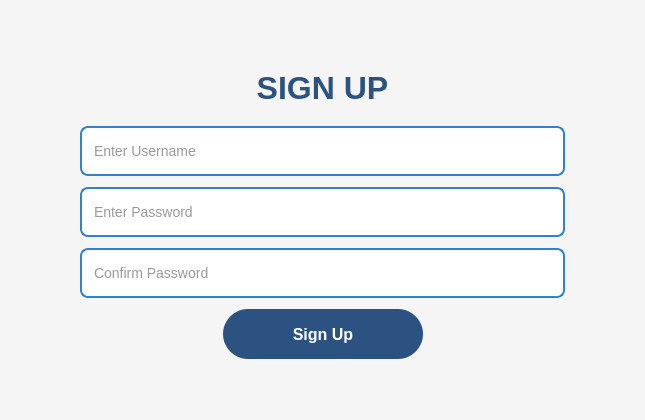
<?xml version="1.0" encoding="UTF-8"?>
<ui version="4.0">
 <class>signup</class>
 <widget class="QDialog" name="signup">
  <property name="geometry">
   <rect>
    <x>0</x>
    <y>0</y>
    <width>645</width>
    <height>420</height>
   </rect>
  </property>
  <property name="windowTitle">
   <string>Sign Up</string>
  </property>
  <property name="styleSheet">
   <string notr="true">QDialog {
    background-color: #f5f5f5;
}

QLabel {
    color: #2c5282;
}

QLineEdit {
    background-color: #ffffff;
    color: #333333;
    border: 2px solid #3182ce;
    border-radius: 8px;
    padding: 10px;
    font-size: 14px;
}

QLineEdit:focus {
    border-color: #2c5282;
}

QPushButton {
    background-color: #2c5282;
    color: #ffffff;
    border: none;
    border-radius: 25px;
    font-weight: bold;
    padding: 12px 24px;
    font-size: 16px;
}

QPushButton:hover {
    background-color: #2a4d7a;
}

QPushButton:pressed {
    background-color: #1a365d;
}</string>
  </property>
  <widget class="QWidget" name="centralWidget">
   <property name="geometry">
    <rect>
     <x>40</x>
     <y>30</y>
     <width>565</width>
     <height>360</height>
    </rect>
   </property>
   <layout class="QVBoxLayout" name="mainLayout">
    <property name="spacing">
     <number>20</number>
    </property>
    <property name="leftMargin">
     <number>40</number>
    </property>
    <property name="topMargin">
     <number>40</number>
    </property>
    <property name="rightMargin">
     <number>40</number>
    </property>
    <property name="bottomMargin">
     <number>40</number>
    </property>
    <item>
     <widget class="QLabel" name="titleLabel">
      <property name="font">
       <font>
        <family>Arial</family>
        <pointsize>24</pointsize>
        <bold>true</bold>
       </font>
      </property>
      <property name="text">
       <string>SIGN UP</string>
      </property>
      <property name="alignment">
       <set>Qt::AlignCenter</set>
      </property>
     </widget>
    </item>
    <item>
     <spacer name="topSpacer">
      <property name="orientation">
       <enum>Qt::Vertical</enum>
      </property>
      <property name="sizeHint" stdset="0">
       <size>
        <width>20</width>
        <height>20</height>
       </size>
      </property>
     </spacer>
    </item>
    <item>
     <widget class="QLineEdit" name="lineEdit_username">
      <property name="minimumSize">
       <size>
        <width>0</width>
        <height>50</height>
       </size>
      </property>
      <property name="placeholderText">
       <string>Enter Username</string>
      </property>
     </widget>
    </item>
    <item>
     <widget class="QLineEdit" name="lineEdit_password">
      <property name="minimumSize">
       <size>
        <width>0</width>
        <height>50</height>
       </size>
      </property>
      <property name="echoMode">
       <enum>QLineEdit::Password</enum>
      </property>
      <property name="placeholderText">
       <string>Enter Password</string>
      </property>
     </widget>
    </item>
    <item>
     <widget class="QLineEdit" name="lineEdit_password_2">
      <property name="minimumSize">
       <size>
        <width>0</width>
        <height>50</height>
       </size>
      </property>
      <property name="echoMode">
       <enum>QLineEdit::Password</enum>
      </property>
      <property name="placeholderText">
       <string>Confirm Password</string>
      </property>
     </widget>
    </item>
    <item>
     <spacer name="bottomSpacer">
      <property name="orientation">
       <enum>Qt::Vertical</enum>
      </property>
      <property name="sizeHint" stdset="0">
       <size>
        <width>20</width>
        <height>20</height>
       </size>
      </property>
     </spacer>
    </item>
    <item>
     <layout class="QHBoxLayout" name="buttonLayout">
      <item>
       <spacer name="leftButtonSpacer">
        <property name="orientation">
         <enum>Qt::Horizontal</enum>
        </property>
        <property name="sizeHint" stdset="0">
         <size>
          <width>40</width>
          <height>20</height>
         </size>
        </property>
       </spacer>
      </item>
      <item>
       <widget class="QPushButton" name="pushButton_Register">
        <property name="minimumSize">
         <size>
          <width>200</width>
          <height>50</height>
         </size>
        </property>
        <property name="text">
         <string>Sign Up</string>
        </property>
       </widget>
      </item>
      <item>
       <spacer name="rightButtonSpacer">
        <property name="orientation">
         <enum>Qt::Horizontal</enum>
        </property>
        <property name="sizeHint" stdset="0">
         <size>
          <width>40</width>
          <height>20</height>
         </size>
        </property>
       </spacer>
      </item>
     </layout>
    </item>
   </layout>
  </widget>
 </widget>
 <resources/>
 <connections/>
</ui>
